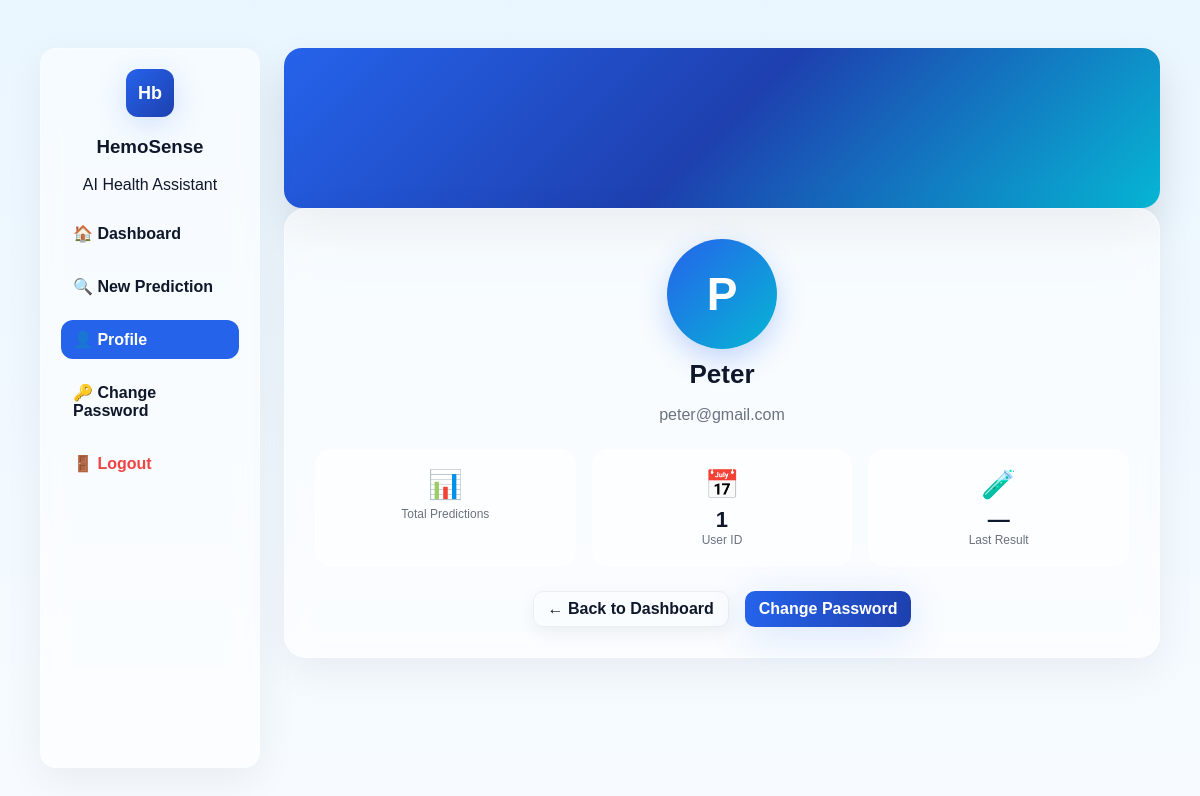
The app's page /profile (signed in) with its own data.
### models.py (models this page shows)
class User(db.Model):
    id = db.Column(db.Integer, primary_key=True)
    name = db.Column(db.String(120), nullable=False)
    email = db.Column(db.String(120), unique=True, nullable=False)
    password = db.Column(db.String(200), nullable=False)
    created_at = db.Column(db.DateTime, default=datetime.utcnow)

### app.py (the view)
@app.route("/profile")
def profile():
    if "user" not in session:
        flash("Please login to continue.", "error")
        return redirect(url_for("auth"))
    user = User.query.filter_by(email=session["user"]["email"]).first()
    return render_template("profile.html", user=user)

### Flask/templates/profile.html (shortened to what this page needs)
{% extends "base.html" %}
{% block content %}
<div class="dashboard-wrapper">
  <aside class="sidebar glass">
    <div class="side-brand">
      <div class="logo small-logo">Hb</div>
      <h3>HemoSense</h3>
      <p class="muted">AI Health Assistant</p>
    </div>
    <ul class="side-menu">
      <li><a href="{{ url_for('dashboard') }}">🏠 Dashboard</a></li>
      <li><a href="{{ url_for('predict') }}">🔍 New Prediction</a></li>
      <li><a href="{{ url_for('profile') }}" class="active">👤 Profile</a></li>
      <li><a href="{{ url_for('change_password') }}">🔑 Change Password</a></li>
      <li><a href="{{ url_for('logout') }}" class="logout">🚪 Logout</a></li>
    </ul>
  </aside>
  <main class="dash-main">
    <div class="profile-banner"></div>
    <div class="profile-container glass animate-scale">
      <div class="profile-avatar">
        {{ user.name[0] }}
      </div>
      <h2 class="profile-name">{{ user.name }}</h2>
      <p class="profile-email">{{ user.email }}</p>
      <div class="profile-stats">
        <div class="stat-card">
          <div class="stat-icon">📊</div>
          <div class="stat-label">Total Predictions</div>
        </div>
        <div class="stat-card">
          <div class="stat-icon">📅</div>
          <div class="stat-value">{{ user.id }}</div>
          <div class="stat-label">User ID</div>
        </div>
        <div class="stat-card">
          <div class="stat-icon">🧪</div>
          <div class="stat-value">
            {% if last_result %}{{ last_result }}{% else %}—{% endif %}
          </div>
          <div class="stat-label">Last Result</div>
        </div>
      </div>
      <div class="profile-actions">
        <a href="{{ url_for('dashboard') }}" class="btn ghost">← Back to Dashboard</a>
        <a href="{{ url_for('change_password') }}" class="btn primary">Change Password</a>
      </div>
    </div>
  </main>
</div>
{% endblock %}

### Flask/static/css/style.css (style rules this page uses)
:root { --bg: #f6fbff; --card: rgba(255,255,255,0.55); --glass-border: rgba(255,255,255,0.35); --text: #0f172a; --muted: #6b7280; --primary: #2563eb; --primary-600: #1e40af; --accent: #06b6d4; --success: #10b981; --danger: #ef4444; --glass-blur: 12px; }
* { box-sizing:border-box; }
body { font-family: "Poppins", sans-serif; margin:0; min-height:100vh; background:linear-gradient(180deg,#eaf6ff 0%, #f7fbff 100%); color:var(--text); }
a { text-decoration: none; }
.logo { width:56px; height:56px; border-radius:12px; background:linear-gradient(135deg,var(--primary),var(--primary-600)); display:flex; justify-content:center; align-items:center; color:#fff; font-weight:700; font-size:20px; box-shadow:0 8px 30px rgba(37,99,235,0.18); }
.btn { padding:8px 14px; border-radius:10px; border:0; cursor:pointer; background:white; color:var(--primary); font-weight:600; box-shadow:0 6px 18px rgba(16,24,40,0.06); display:inline-flex; align-items:center; gap:8px; }
.btn.ghost { background:transparent; border:1px solid rgba(15,23,42,0.06); color:var(--text); }
.btn.primary { background:linear-gradient(90deg,var(--primary),var(--primary-600)); color:white; box-shadow:0 8px 40px rgba(37,99,235,0.16); }
.glass { background:var(--card); border-radius:16px; padding:20px; border:1px solid var(--glass-border); backdrop-filter:blur(var(--glass-blur)); box-shadow:0 12px 40px rgba(16,24,40,0.06); transition:.25s; }
.dashboard-wrapper { display:flex; gap:24px; padding:20px; }
.sidebar { width:220px; padding:20px; border-radius:16px; height:90vh; position:sticky; top:20px; }
.side-brand { text-align:center; margin-bottom:20px; }
.small-logo { width:48px;height:48px; font-size:18px; margin:0 auto; }
.side-menu { list-style:none; padding:0; }
.side-menu li { margin-bottom:14px; }
.side-menu a { padding:10px 12px; display:block; border-radius:12px; font-weight:600; color:var(--text); transition:.2s; }
.side-menu a.active { background:var(--primary); color:white; }
.logout { color:#ef4444 !important; }
.dash-main { flex:1; }
.profile-banner { width:100%; height:160px; border-radius:18px; background:linear-gradient(135deg,#2563eb,#1e40af,#06b6d4); margin-bottom:-80px; box-shadow:0 20px 40px rgba(0,0,0,0.12); }
.profile-container { margin-top:80px; padding:30px; border-radius:22px; text-align:center; }
.profile-avatar { width:110px; height:110px; border-radius:999px; background:linear-gradient(135deg,#2563eb,#06b6d4); color:white; font-size:46px; font-weight:700; display:flex; align-items:center; justify-content:center; margin:0 auto 10px; box-shadow:0 10px 28px rgba(37,99,235,0.25); }
.profile-name { margin:6px 0 2px; font-size:26px; font-weight:700; }
.profile-email { color:var(--muted); margin-bottom:20px; }
.profile-stats { display:grid; grid-template-columns:repeat(auto-fit,minmax(160px,1fr)); gap:16px; margin:25px 0; }
.stat-card { padding:18px; border-radius:16px; background:rgba(255,255,255,0.55); text-align:center; border:1px solid var(--glass-border); }
.stat-icon { font-size:28px; margin-bottom:6px; }
.stat-value { font-size:22px; font-weight:700; }
.stat-label { font-size:12px; color:var(--muted); }
.profile-actions { display:flex; justify-content:center; gap:16px; margin-top:20px; }

### records on screen
User: name "P", name "Peter", email "peter@gmail.com", id "1"
